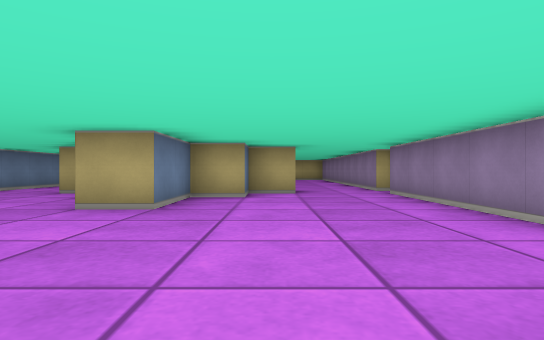
View 1 (above)

24 first-person views from a walk through a cub3D ray-caster map. The camera is about half as high as the walls, looks level and sees 75° across. The floor is counted in squares. Each view is taken from the middle of a square. On the plan, view 1 faces up. The plan holds only what a view shows up to about 9 squares ahead; the rest is blank.

View 2
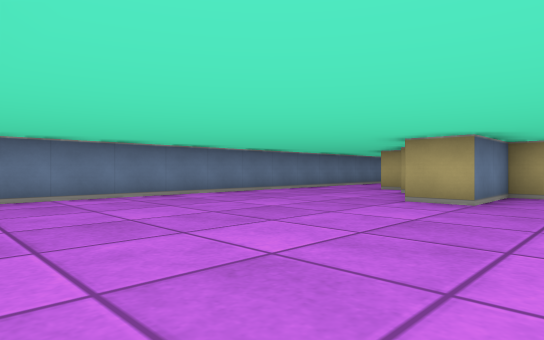

View 3
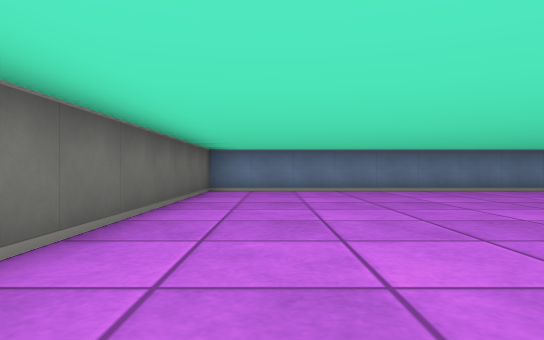

View 4
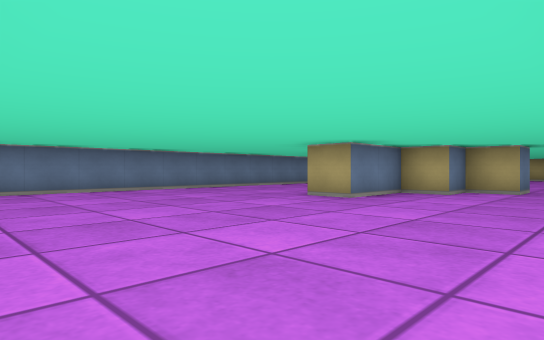

View 5
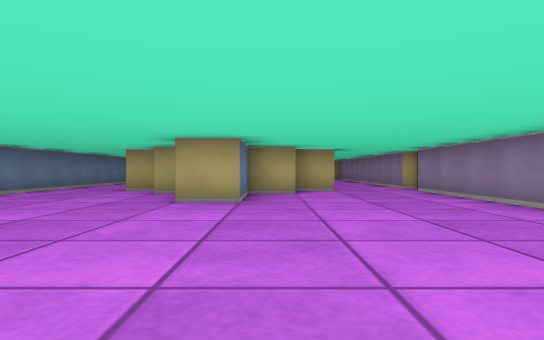

View 6
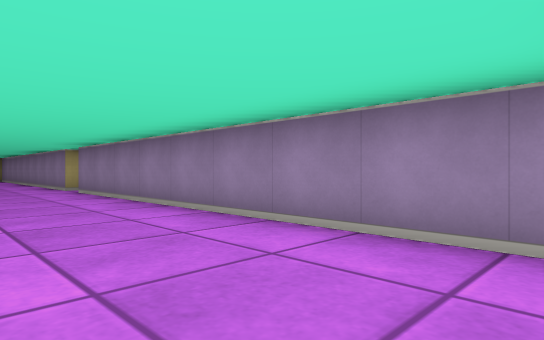

View 7
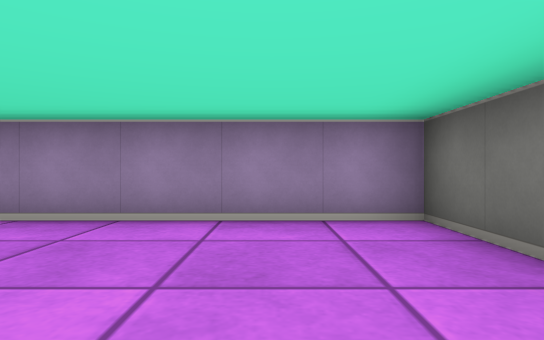

View 8
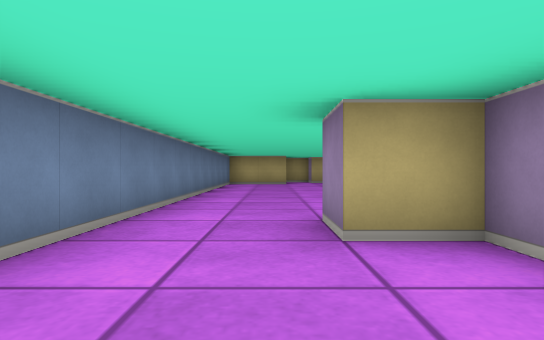

View 9
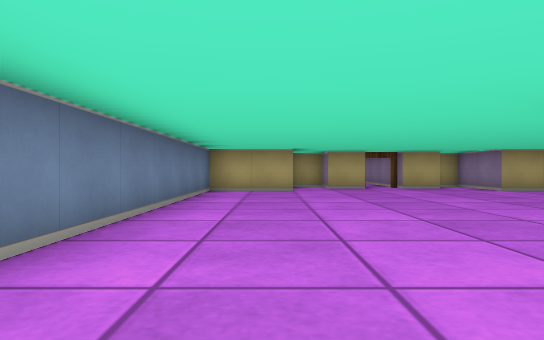

View 10
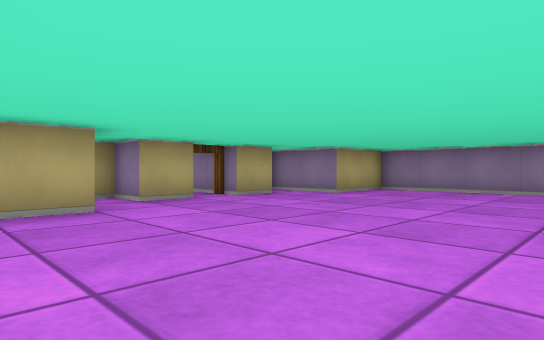

View 11
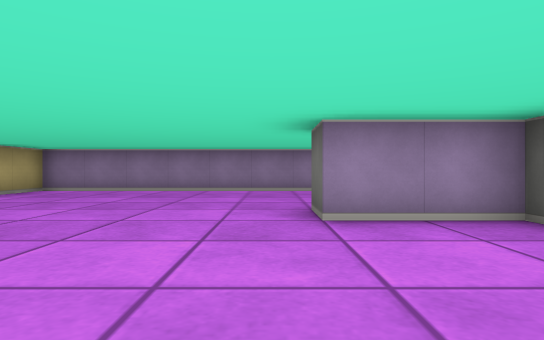

View 12
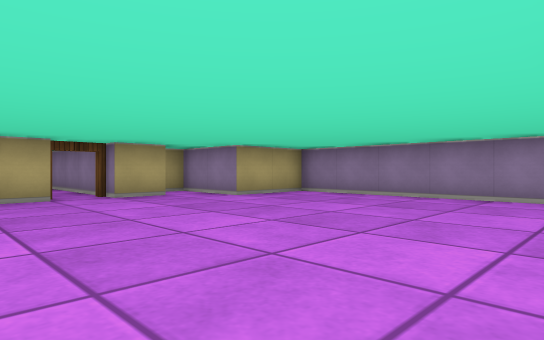

View 13
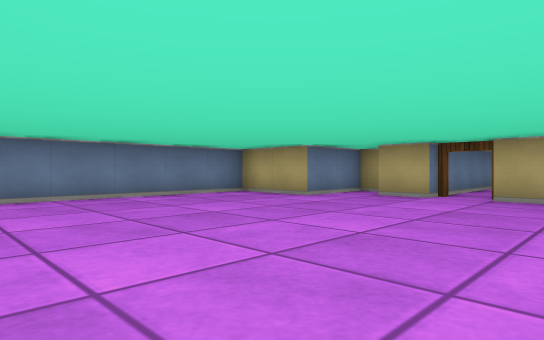

View 14
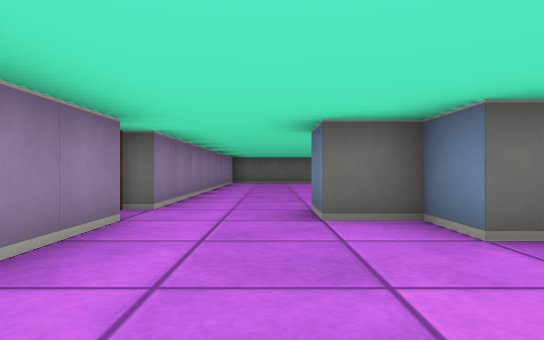

View 15
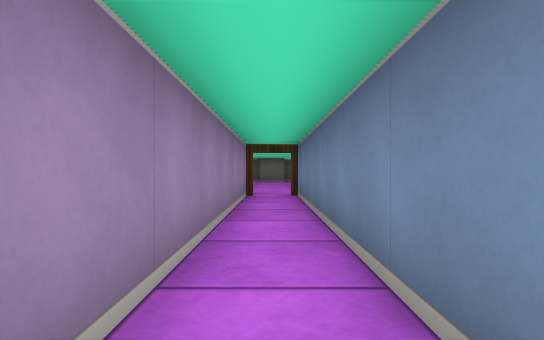

View 16
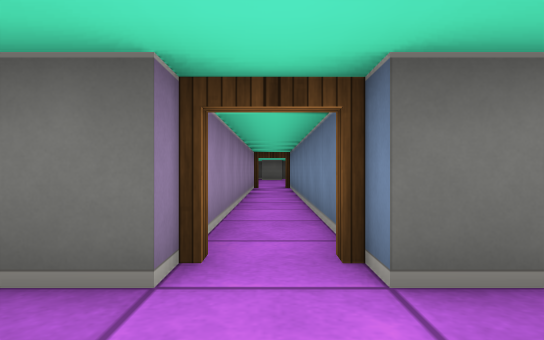

View 17
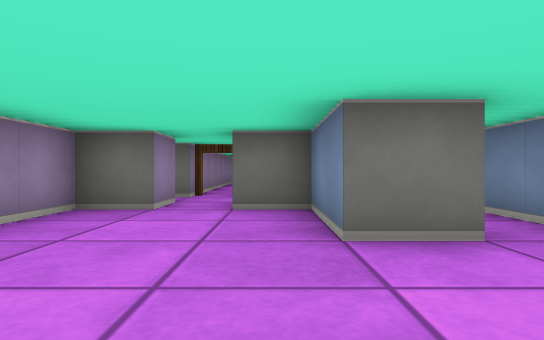

View 18
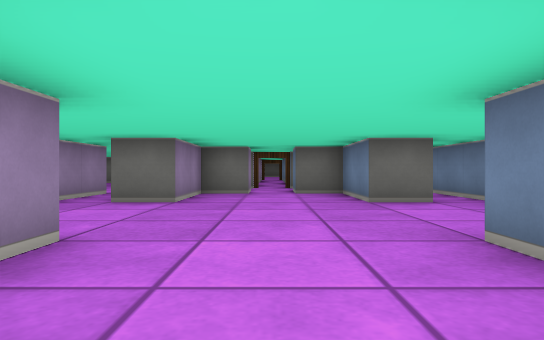

View 19
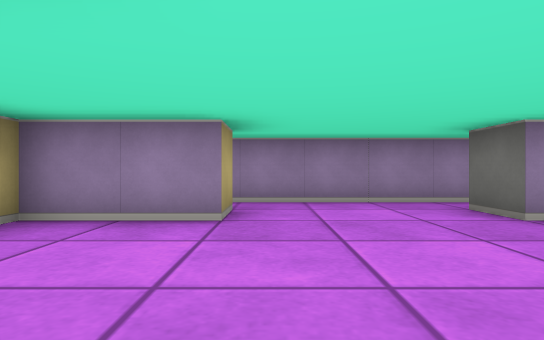

View 20
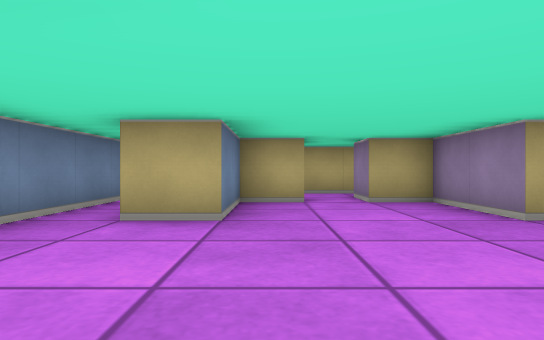

View 21
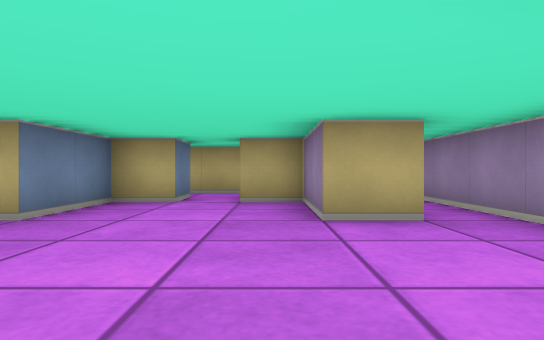

View 22
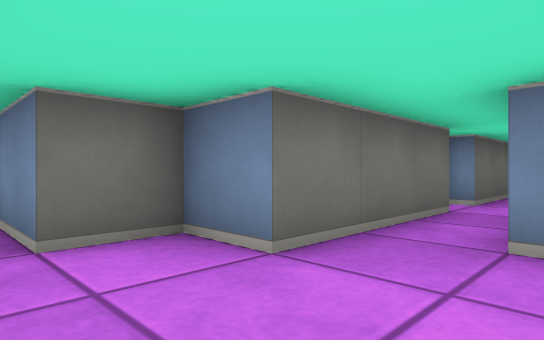

View 23
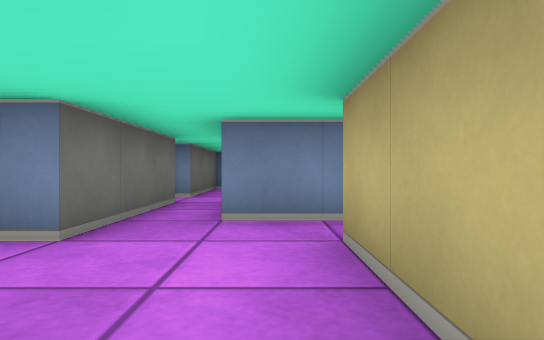

View 24
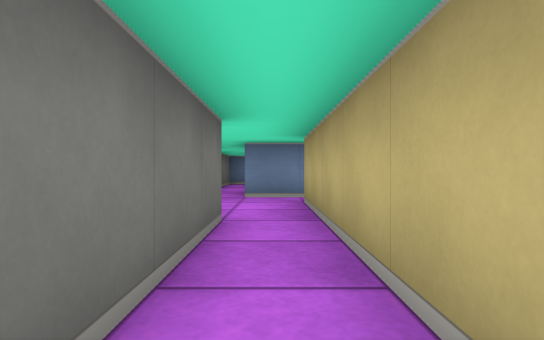

### Floor plan
Key: @ floor where view 1 was taken; # wall or solid block; . floor; D open door.
Columns run from 7 left of view 1 to 7 right of it. Each row starts with its distance up from view 1.
 39     ###
 38     ...
 37  # ##.## #
 36  #.#...#.#
 35  #.#...#.#
 34  #.......#
 33   .......#
 32   .......#
 31  #.#...#.#
 30  #.#...#.#####
 29  # ##.##.......
 28    ........###
 27   ###D###..
 26     #.# ##.
 25     #.#  #.
 24     #.#
 23     #.#
 22     #.#
 21     #.#
 20   ###.###
 19   #.#D#.#
 18 ###.....###
 17 #.........#
 16 #.........#
 15 #.........#
 14 #.........#
 13 #.........#
 12 #.........#
 11 #....#....#
 10 #....#....#
  9 #...###...#
  8 #..#####..D
  7 #...###...#
  6 #....#....#
  5 #....#....#
  4 #.........#
  3 #.........#
  2 #.........#
  1 #.........#
  0 #......@..#
 -1 #.........#
 -2 ###########

Where each view was taken, in squares from view 1:
view 1: 0 up, 0 right, facing up
view 2: 1 down, 0 right, facing up-left
view 3: 0 up, 2 right, facing left
view 4: 1 down, 2 right, facing up-left
view 5: 1 down, 1 left, facing up
view 6: 1 down, 0 right, facing up-right
view 7: 0 up, 1 left, facing right
view 8: 5 up, 5 left, facing up
view 9: 9 up, 5 left, facing up
view 10: 13 up, 6 left, facing up-right
view 11: 12 up, 6 left, facing right
view 12: 12 up, 4 left, facing up-right
view 13: 12 up, 0 right, facing up-left
view 14: 12 up, 1 right, facing down
view 15: 26 up, 2 left, facing down
view 16: 29 up, 2 left, facing down
view 17: 34 up, 3 left, facing down
view 18: 37 up, 2 left, facing down
view 19: 34 up, 4 left, facing right
view 20: 31 up, 3 left, facing up
view 21: 31 up, 1 left, facing up
view 22: 29 up, 3 right, facing down-left
view 23: 29 up, 4 right, facing left
view 24: 29 up, 7 right, facing left
